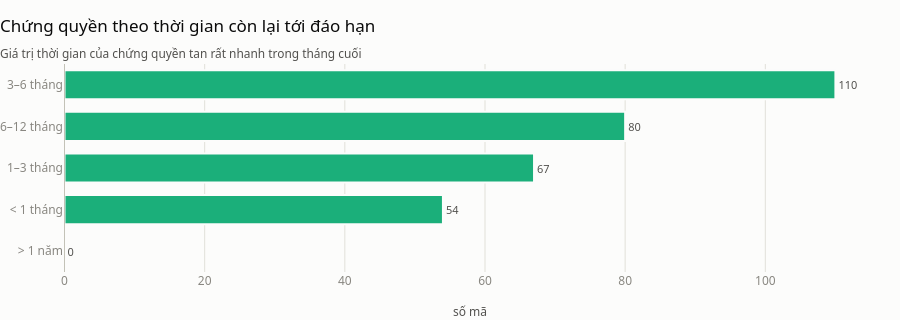

Here is the notebook cell this chart was saved with:
### Markdown cell above
## 3 · Thời gian còn lại tới đáo hạn

### Code cell
con_han = con_han.assign(
    ngay_con_lai=(pd.to_datetime(con_han["maturity_date"]) - pd.Timestamp(HOM_NAY)).dt.days
)

print(con_han["ngay_con_lai"].describe().round(0).to_string())

phan_nhom = pd.cut(
    con_han["ngay_con_lai"],
    bins=[-1, 30, 90, 180, 365, 10_000],
    labels=["< 1 tháng", "1–3 tháng", "3–6 tháng", "6–12 tháng", "> 1 năm"],
)
dem = phan_nhom.value_counts().sort_index().reset_index()
dem.columns = ["thời gian còn lại", "số mã"]

bar_ngang(
    dem,
    nhan="thời gian còn lại",
    gia_tri="số mã",
    tieu_de="Chứng quyền theo thời gian còn lại tới đáo hạn",
    phu_de="Giá trị thời gian của chứng quyền tan rất nhanh trong tháng cuối",
    nhan_x="số mã",
    dinh_dang_nhan="{:.0f}",
)

### Figure 1 — Plotly figure (JSON) as saved in the notebook; plotly's stock layout.template omitted (floating-point values rounded to 4 significant figures)
{"data": [{"cliponaxis": false, "hovertemplate": "%{y}: %{x:,.2f}<extra></extra>", "marker": {"color": ["#1baf7a", "#1baf7a", "#1baf7a", "#1baf7a", "#1baf7a"], "line": {"color": "#fcfcfb", "width": 2}}, "orientation": "h", "text": ["0", "54", "67", "80", "110"], "textfont": {"color": "#52514e", "size": 11}, "textposition": "outside", "type": "bar", "x": [0, 54, 67, 80, 110], "y": ["> 1 năm", "< 1 tháng", "1–3 tháng", "6–12 tháng", "3–6 tháng"]}], "layout": {"bargap": 0.3, "height": 320, "shapes": [{"line": {"color": "#c3c2b7", "width": 1}, "type": "line", "x0": 0, "x1": 0, "xref": "x", "y0": 0, "y1": 1, "yref": "y domain"}], "showlegend": false, "title": {"text": "Chứng quyền theo thời gian còn lại tới đáo hạn<br><sub style='color:#52514e'>Giá trị thời gian của chứng quyền tan rất nhanh trong tháng cuối</sub>"}, "xaxis": {"gridcolor": "#e1e0d9", "showgrid": true, "title": {"text": "số mã"}}, "yaxis": {"showgrid": false, "type": "category"}}}
